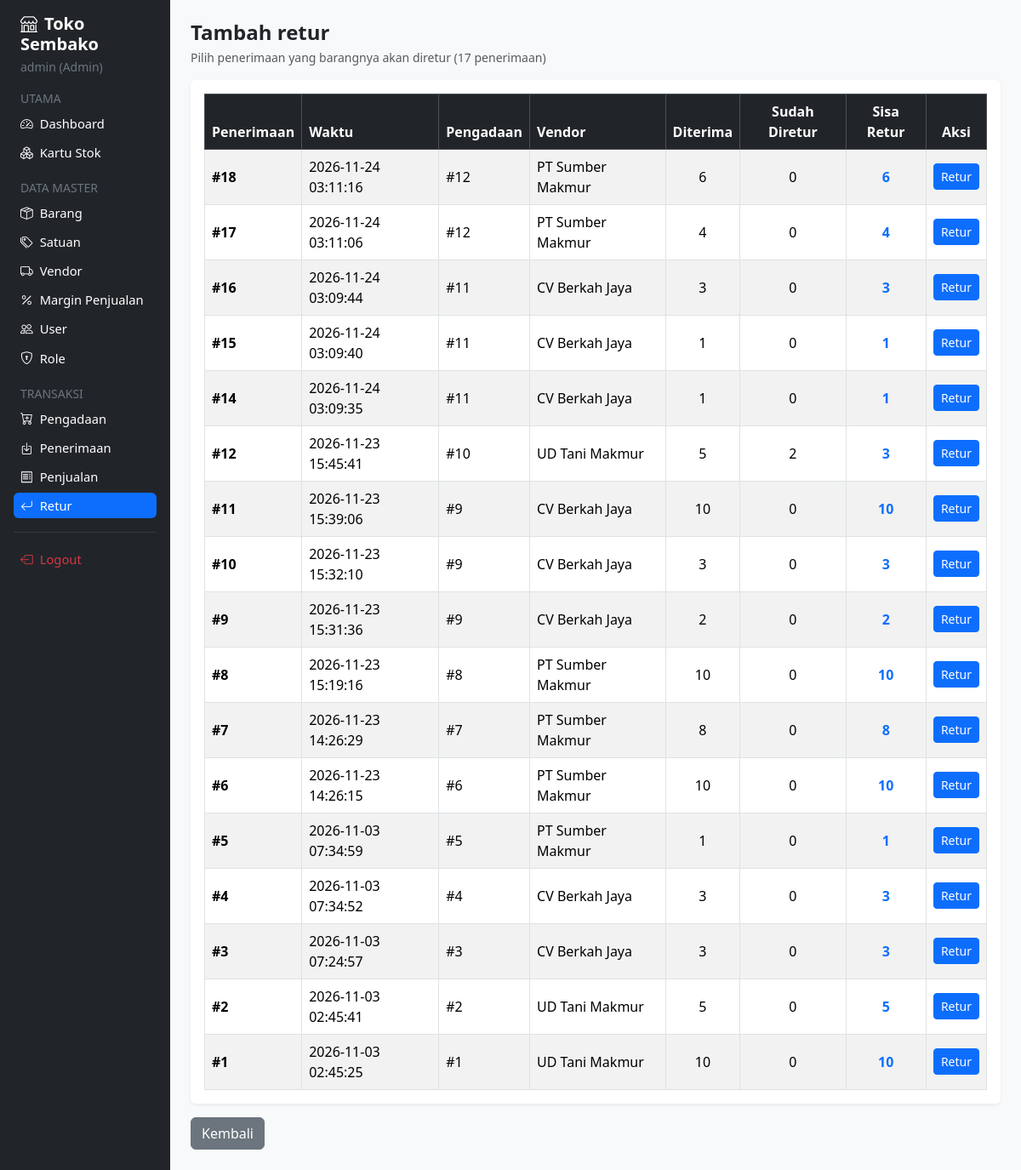
Page /project_toko_sembako/retur/tambah.php (signed in) on the committed database.
### tables this page shows
CREATE TABLE IF NOT EXISTS `penerimaan` (
  `idpenerimaan` bigint NOT NULL AUTO_INCREMENT,
  `created_at` timestamp NULL DEFAULT CURRENT_TIMESTAMP,
  `status` char(1) DEFAULT NULL,
  `idpengadaan` bigint NOT NULL,
  `iduser` int NOT NULL,
  PRIMARY KEY (`idpenerimaan`),
  KEY `fk_penerimaan_pengadaan` (`idpengadaan`),
  KEY `fk_penerimaan_user` (`iduser`),
  CONSTRAINT `fk_penerimaan_pengadaan` FOREIGN KEY (`idpengadaan`) REFERENCES `pengadaan` (`idpengadaan`),
  CONSTRAINT `fk_penerimaan_user` FOREIGN KEY (`iduser`) REFERENCES `user` (`iduser`)
);

### project_toko_sembako/retur/tambah.php (the view, shortened to what this page needs)
<?php
require_once '../includes/header.php';
$idpenerimaan = (int)($_GET['idpenerimaan'] ?? 0);
if ($idpenerimaan <= 0):
    $sql_list = "
        SELECT
            pr.idpenerimaan,
            pr.created_at AS waktu,
            pr.idpengadaan,
            v.nama_vendor,
            COALESCE((SELECT SUM(dpr.jumlah_terima) FROM detail_penerimaan dpr WHERE dpr.idpenerimaan = pr.idpenerimaan), 0) AS diterima,
            COALESCE((
                SELECT SUM(dr.jumlah)
                FROM detail_retur dr
                JOIN detail_penerimaan dpr ON dr.iddetail_penerimaan = dpr.iddetail_penerimaan
                WHERE dpr.idpenerimaan = pr.idpenerimaan
            ), 0) AS sudah_diretur
        FROM penerimaan pr
        JOIN pengadaan p ON pr.idpengadaan = p.idpengadaan
        JOIN vendor v ON p.vendor_idvendor = v.idvendor
        HAVING (diterima - sudah_diretur) > 0
        ORDER BY pr.idpenerimaan DESC
    ";
    $res_list = mysqli_query($conn, $sql_list);
    $jml_penerimaan = $res_list ? mysqli_num_rows($res_list) : 0;
?>
<h4 class="fw-bold mb-1">Tambah retur</h4>
<p class="text-muted small mb-3">Pilih penerimaan yang barangnya akan diretur (<?= $jml_penerimaan ?> penerimaan)</p>
<div class="card mb-3">
    <div class="card-body table-responsive">
        <table class="table table-striped table-bordered align-middle mb-0">
            <thead class="table-dark">
                <tr>
                    <th>Penerimaan</th>
                    <th>Waktu</th>
                    <th>Pengadaan</th>
                    <th>Vendor</th>
                    <th class="text-center">Diterima</th>
                    <th class="text-center">Sudah Diretur</th>
                    <th class="text-center">Sisa Retur</th>
                    <th class="text-center">Aksi</th>
                </tr>
            </thead>
            <tbody>
                <?php if ($res_list && $jml_penerimaan > 0): while ($r = mysqli_fetch_assoc($res_list)): ?>
                <tr>
                    <td class="fw-semibold">#<?= $r['idpenerimaan'] ?></td>
                    <td><?= $r['waktu'] ?></td>
                    <td>#<?= $r['idpengadaan'] ?></td>
                    <td><?= htmlspecialchars($r['nama_vendor']) ?></td>
                    <td class="text-center"><?= $r['diterima'] ?></td>
                    <td class="text-center"><?= $r['sudah_diretur'] ?></td>
                    <td class="text-center fw-bold text-primary"><?= $r['diterima'] - $r['sudah_diretur'] ?></td>
                    <td class="text-center"><a href="tambah.php?idpenerimaan=<?= $r['idpenerimaan'] ?>" class="btn btn-sm btn-primary">Retur</a></td>
                </tr>
                <?php endwhile; else: ?>
                <tr><td colspan="8" class="text-center text-muted py-4">Belum ada penerimaan yang bisa diretur.</td></tr>
                <?php endif; ?>
            </tbody>
        </table>
    </div>
</div>
<a href="index.php" class="btn btn-secondary">Kembali</a>
<?php endif; ?>
<?php require_once '../includes/footer.php'; ?>

### project_toko_sembako/assets/css/style.css (style rules this page uses)
.card { border: none; box-shadow: 0 0.125rem 0.25rem rgba(0, 0, 0, 0.06); }

### rows in the picture
penerimaan: idpenerimaan "18", created_at "2026-11-24 03:11:16", idpengadaan "12", nama_vendor "PT Sumber Makmur", diterima "6", sudah_diretur "0", sudah_diretur "6"
penerimaan: idpenerimaan "17", created_at "2026-11-24 03:11:06", idpengadaan "12", nama_vendor "PT Sumber Makmur", diterima "4", sudah_diretur "0", sudah_diretur "4"
penerimaan: idpenerimaan "16", created_at "2026-11-24 03:09:44", idpengadaan "11", nama_vendor "CV Berkah Jaya", diterima "3", sudah_diretur "0", sudah_diretur "3"
penerimaan: idpenerimaan "15", created_at "2026-11-24 03:09:40", idpengadaan "11", nama_vendor "CV Berkah Jaya", diterima "1", sudah_diretur "0", sudah_diretur "1"
penerimaan: idpenerimaan "14", created_at "2026-11-24 03:09:35", idpengadaan "11", nama_vendor "CV Berkah Jaya", diterima "1", sudah_diretur "0", sudah_diretur "1"
penerimaan: idpenerimaan "12", created_at "2026-11-23 15:45:41", idpengadaan "10", nama_vendor "UD Tani Makmur", diterima "5", sudah_diretur "2", sudah_diretur "3"
penerimaan: idpenerimaan "11", created_at "2026-11-23 15:39:06", idpengadaan "9", nama_vendor "CV Berkah Jaya", diterima "10", sudah_diretur "0", sudah_diretur "10"
penerimaan: idpenerimaan "10", created_at "2026-11-23 15:32:10", idpengadaan "9", nama_vendor "CV Berkah Jaya", diterima "3", sudah_diretur "0", sudah_diretur "3"
penerimaan: idpenerimaan "9", created_at "2026-11-23 15:31:36", idpengadaan "9", nama_vendor "CV Berkah Jaya", diterima "2", sudah_diretur "0", sudah_diretur "2"
penerimaan: idpenerimaan "8", created_at "2026-11-23 15:19:16", idpengadaan "8", nama_vendor "PT Sumber Makmur", diterima "10", sudah_diretur "0", sudah_diretur "10"
penerimaan: idpenerimaan "7", created_at "2026-11-23 14:26:29", idpengadaan "7", nama_vendor "PT Sumber Makmur", diterima "8", sudah_diretur "0", sudah_diretur "8"
penerimaan: idpenerimaan "6", created_at "2026-11-23 14:26:15", idpengadaan "6", nama_vendor "PT Sumber Makmur", diterima "10", sudah_diretur "0", sudah_diretur "10"
penerimaan: idpenerimaan "5", created_at "2026-11-03 07:34:59", idpengadaan "5", nama_vendor "PT Sumber Makmur", diterima "1", sudah_diretur "0", sudah_diretur "1"
penerimaan: idpenerimaan "4", created_at "2026-11-03 07:34:52", idpengadaan "4", nama_vendor "CV Berkah Jaya", diterima "3", sudah_diretur "0", sudah_diretur "3"
penerimaan: idpenerimaan "3", created_at "2026-11-03 07:24:57", idpengadaan "3", nama_vendor "CV Berkah Jaya", diterima "3", sudah_diretur "0", sudah_diretur "3"
penerimaan: idpenerimaan "2", created_at "2026-11-03 02:45:41", idpengadaan "2", nama_vendor "UD Tani Makmur", diterima "5", sudah_diretur "0", sudah_diretur "5"
penerimaan: idpenerimaan "1", created_at "2026-11-03 02:45:25", idpengadaan "1", nama_vendor "UD Tani Makmur", diterima "10", sudah_diretur "0", sudah_diretur "10"

### other values in the picture
$_SESSION['username'] "admin"
$_SESSION['nama_role'] "Admin"
$jml_penerimaan "17"
